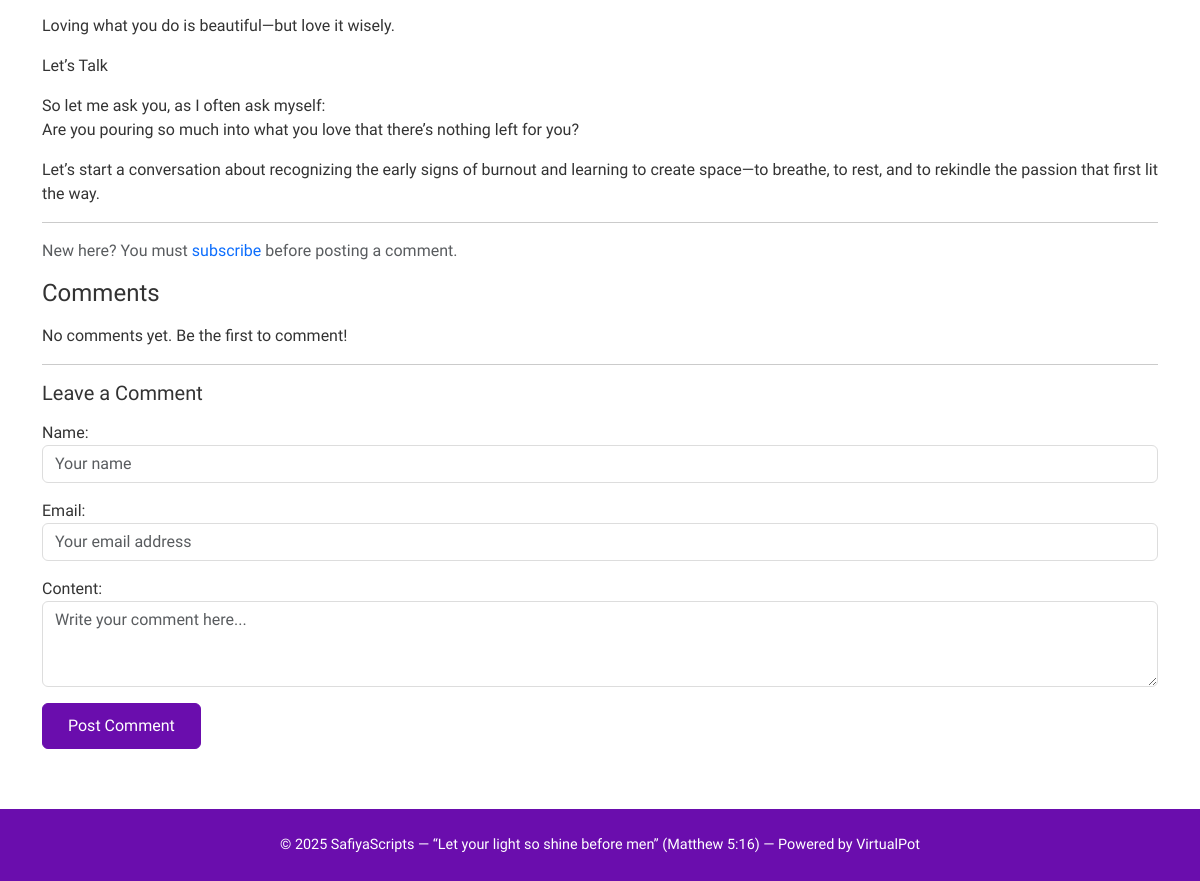
Page /articles/public/7/ (lower part) on the earlier database version.
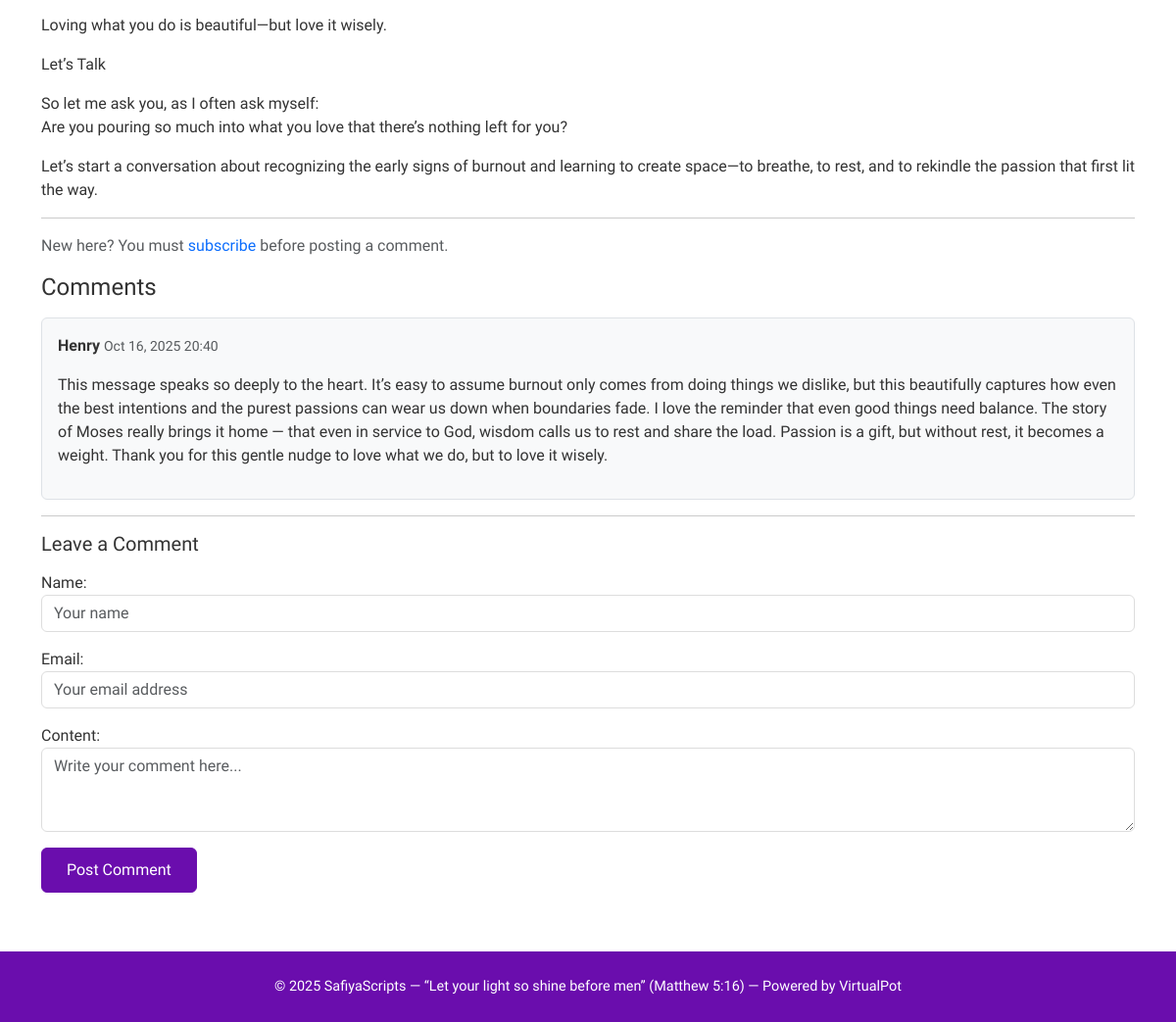
Same page on the later database version.
### articles/models.py (models this page shows, shortened)
class Comment(models.Model):
    article = models.ForeignKey(Article, related_name='comments', on_delete=models.CASCADE)
    user = models.ForeignKey(User, on_delete=models.CASCADE, blank=True, null=True)
    parent = models.ForeignKey('self', null=True, blank=True, related_name='replies', on_delete=models.CASCADE)
    name = models.CharField(max_length=100)
    email = models.EmailField(blank=True, null=True)
    content = models.TextField()
    created_at = models.DateTimeField(default=timezone.now)
    class Meta:
        ordering = ['created_at']

### articles/views.py (the view, shortened to what this page needs)
def article_detail_public(request, pk):
    article = get_object_or_404(Article, pk=pk)
    comments = article.comments.filter(parent__isnull=True).select_related('user')
    comment_form = CommentForm()
    return render(request, 'articles/article_detail_public.html', {
        'article': article,
        'comments': comments,
        'comment_form': comment_form,
    })

### articles/forms.py
class CommentForm(forms.ModelForm):
    parent = forms.ModelChoiceField(
        queryset=Comment.objects.filter(parent__isnull=True),
        required=False,
        widget=forms.HiddenInput()
    )
    class Meta:
        model = Comment
        fields = ['name', 'email', 'content', 'parent']
        widgets = {
            'name': forms.TextInput(attrs={
                'class': 'form-control',
                'placeholder': 'Your name',
            }),
            'email': forms.EmailInput(attrs={
                'class': 'form-control',
                'placeholder': 'Your email address',
            }),
            'content': forms.Textarea(attrs={
                'class': 'form-control',
                'rows': 3,
                'placeholder': 'Write your comment here...',
            }),
        }

### templates/articles/article_detail_public.html (shortened to what this page needs)
{% extends "base.html" %}
{% block content %}
  <p>{{ article.full_description|linebreaks }}</p>
  <hr>
  {% if not user.is_authenticated %}
  <p class="text-muted mt-2">
    New here? You must <a href="{% url 'articles:subscribe' %}" class="text-decoration-none text-primary">subscribe</a> before posting a comment.
  </p>
{% endif %}
  <h4>Comments</h4>
  <div class="mt-3">
    {% for comment in comments %}
      <div class="border p-3 mb-3 rounded bg-light">
        <p><strong>{{ comment.name }}</strong> <small class="text-muted">{{ comment.created_at|date:"M d, Y H:i" }}</small></p>
        <p>{{ comment.content }}</p>
      </div>
    {% empty %}
      <p>No comments yet. Be the first to comment!</p>
    {% endfor %}
  </div>
 <hr>
  <h5>Leave a Comment</h5>
  <form method="post" class="mt-3" id="comment-form">
    {{ comment_form.as_p }}
    <button type="submit" class="btn btn-primary">Post Comment</button>
  </form>
</div>
{% endblock %}

Differences in the rows shown:
added Comment: name "Henry", created_at "Oct 16, 2025 20:40", content "This message speaks so deeply to the heart. It’s easy to assume burnout only comes from doing things we dislike, but this beautifully captures how even the best intentions and the purest passions can wear us down when boundaries fade. I love the reminder that even good things need balance. The story of Moses really brings it home — that even in service to God, wisdom calls us to rest and share the load. Passion is a gift, but without rest, it becomes a weight. Thank you for this gentle nudge to love what we do, but to love it wisely."
Other differences:
text no longer shown: "No comments yet. Be the first to comment!"
